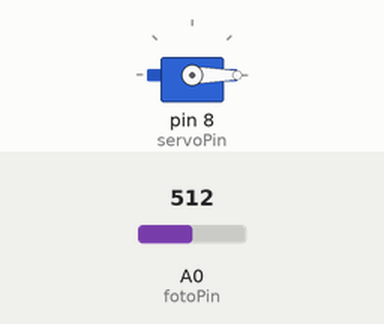
The sketch below on a simulated Arduino Uno, built with avr-gcc and run on an emulated ATmega328P. Shown: servo. The inputs (shaded band) are chosen by the test bench; at power-on: A0 (fotoPin) = 512. What the sketch prints to the serial monitor is not drawn.

Above: at 0.05 s.
At 4.25 s:
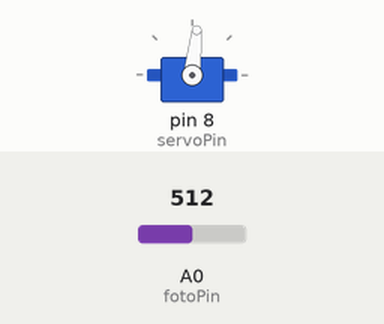
4.3 s: A0 (fotoPin) set to 716
At 5.05 s:
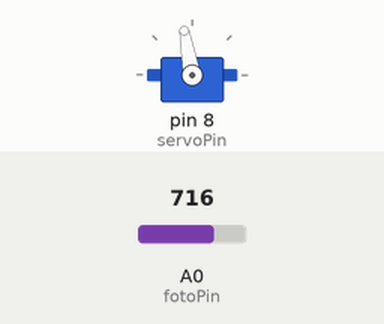
Timing chart, 0 to 7.6 s (numbered marks = the images above; inputs shaded):
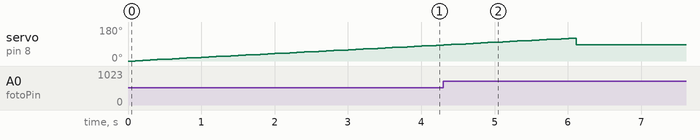

The sketch:

trackeo_de_luz_solar1.ino
```cpp
#include <Servo.h>
// constantes
int servoPin = 8;
int fotoPin = A0;

// creacion de instancias de clase
Servo servo1;

// setup global
void setup(){
  servo1.attach(servoPin);
  Serial.begin(9600);
}

// ejecucion
void loop(){
  int max = 0;
  int finalDegrees = 0;
  for( int degrees=0 ; degrees<=120 ; degrees+=2){
  	servo1.write(degrees);
    int LDR = analogRead(fotoPin);
    if(LDR > max){
      max = LDR;
    	finalDegrees = degrees;
    }
    delay(100);
  }
  Serial.print("La mejor inclinacion es de: ");
  Serial.println(finalDegrees);
  Serial.print("Pues alcanza un valor de: ");
  Serial.println(max);
  servo1.write(finalDegrees);
  delay(10000); //espera de 20 segundos
}
```

Measured:
- by itself, servo on pin 8 (servoPin): rises from 84° to 120° in 1.7 s, then falls to 86° in 0.10 s
